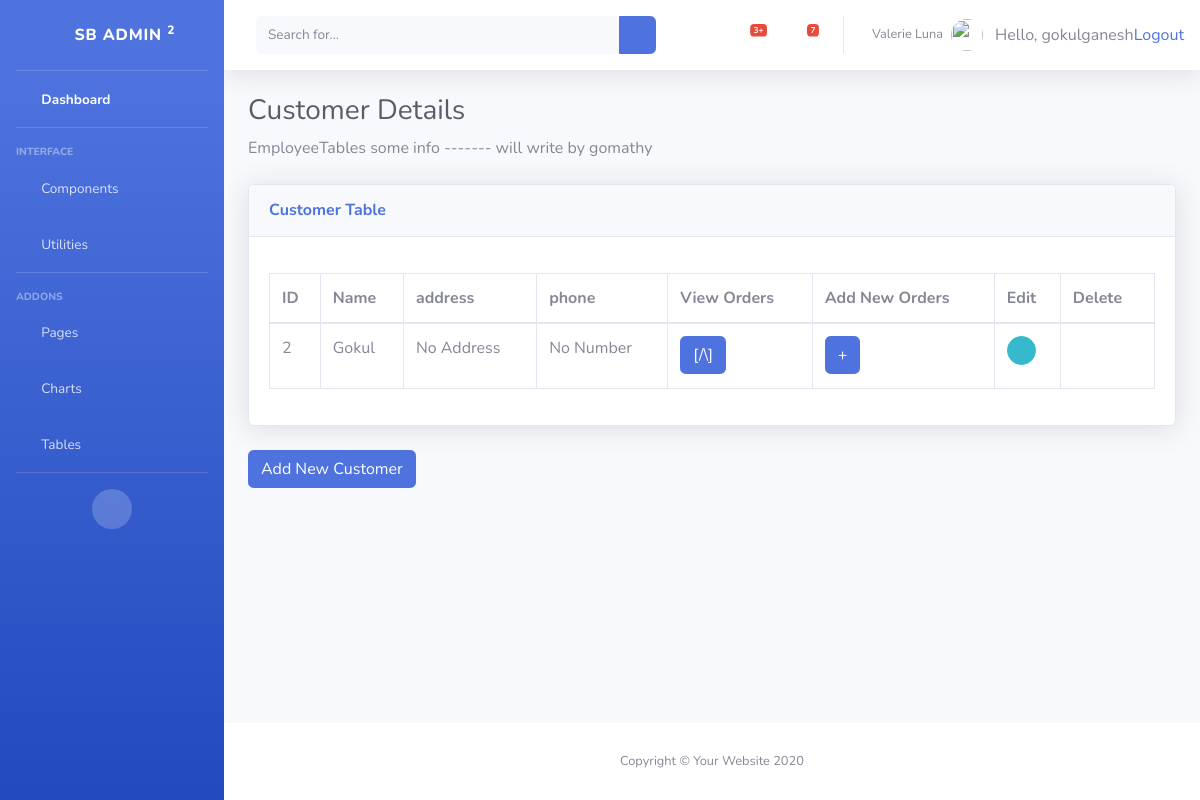
The page /customer/ (signed in) on the database its author committed.
### inventory/models.py (models this page shows, shortened)
class Customer(models.Model):
	name 	= models.CharField("Customer Name", max_length=30, default='No Name', blank=True)
	address = models.CharField(max_length=70, default='No Address', blank=True)
	phone 	= models.CharField("Phone Number", max_length=11, default='No Number', blank=True)

### inventory/views.py (the view)
# urls.py: path('customer/',views.customer,name='customer'),
def customer(request):
	cus = Customer.objects.all()
	return render(request, 'inventory/customer.html', { 'cus': cus })

### inventory/templates/inventory/customer.html (shortened to what this page needs)
{% extends 'inventory/base.html' %}
{% load static %}
{% block body %}
<h1 class="h3 mb-2 text-gray-800">Customer Details </h1>
<p class="mb-4">EmployeeTables some info ------- will write by gomathy  </p>
<div class="card shadow mb-4">
  <div class="card-header py-3">
    <h6 class="m-0 font-weight-bold text-primary">Customer Table</h6>
  </div>
  <div class="card-body">
    <div class="table-responsive">
      <table class="table table-bordered" id="dataTable" width="100%" cellspacing="0">
        <thead>
          <tr>
            <th>ID</th>
            <th>Name</th>
            <th>address</th>
            <th>phone</th>
            <th> View Orders</th>
            <th> Add New Orders </th>
            <th>Edit</th>
            <th>Delete</th>
          </tr>
        </thead>
        <tbody>
          <ul>
        		{% for c in cus %}
        			<tr>
                  <td>{{ c.id }} </td>
        			    <td>{{ c.name }} </td>
        			    <td>{{ c.address }} </td>
        			    <td>{{ c.phone }} </td>
                  <td>
                    <a href="{% url 'inventory:order_list' c.id %}"
                      class="btn btn-primary" role="button"> [/\]
                    </a>
                  </td>
                  <td>
                    <a href="{% url 'inventory:order_now' c.id %}"
                      class="btn btn-primary" role="button"> +
                    </a>
                  </td>
                  <td>
                      <a href="{% url 'inventory:cust_edit' c.id %}" class="btn btn-info btn-circle btn-sm">
                        <i class="fas fa-info-circle"></i>
                      </a>
                  </td>
                  <td>
                  <div class="nav-item dropdown no-arrow mx-1" align="center">
                      <a class="nav-link dropdown-toggle" href="{% url 'inventory:delete_customer' c.id %}"
                        id="alertsDropdown"
                        data-toggle="dropdown" aria-haspopup="true" aria-expanded="false">
                        <i class="fas fa-trash"></i>
                      </a>
                  </div>
                  </td>
        			</tr>
        		{% endfor %}
        	</ul>
        </tbody>
      </table>
    </div>
  </div>
</div>
<div class="button-group">
      <a href="{% url 'inventory:add_customer' %}" class="btn btn-primary" role="button">
      Add New Customer </a>
</div>
{% endblock %}

### inventory/templates/inventory/base.html (shortened to what this page needs)
{% load static %}
<!DOCTYPE html>
<html lang="en">
<head>
  <link href="{% static 'Dashboard/vendor/fontawesome-free/css/all.min.css' %}" rel="stylesheet" type="text/css">
  <link href="{% static 'Dashboard/css/sb-admin-2.min.css' %}" rel="stylesheet">
  <link href="{% static 'Dashboard/vendor/datatables/dataTables.bootstrap4.min.css' %}" rel="stylesheet">
</head>
<body id="page-top">
  <div id="wrapper">
    <ul class="navbar-nav bg-gradient-primary sidebar sidebar-dark accordion" id="accordionSidebar">
      <a class="sidebar-brand d-flex align-items-center justify-content-center" href="index.html">
        <div class="sidebar-brand-icon rotate-n-15">
          <i class="fas fa-laugh-wink"></i>
        </div>
        <div class="sidebar-brand-text mx-3">SB Admin <sup>2</sup></div>
      </a>
      <hr class="sidebar-divider my-0">
      <li class="nav-item active">
        <a class="nav-link" href="index.html">
          <i class="fas fa-fw fa-tachometer-alt"></i>
          <span>Dashboard</span></a>
      </li>
      <hr class="sidebar-divider">
      <div class="sidebar-heading">
        Interface
      </div>
      <li class="nav-item">
        <a class="nav-link collapsed" href="#" data-toggle="collapse" data-target="#collapseTwo" aria-expanded="true" aria-controls="collapseTwo">
          <i class="fas fa-fw fa-cog"></i>
          <span>Components</span>
        </a>
      </li>
      <li class="nav-item">
        <a class="nav-link collapsed" href="#" data-toggle="collapse" data-target="#collapseUtilities" aria-expanded="true" aria-controls="collapseUtilities">
          <i class="fas fa-fw fa-wrench"></i>
          <span>Utilities</span>
        </a>
      </li>
      <hr class="sidebar-divider">
      <div class="sidebar-heading">
        Addons
      </div>
      <li class="nav-item">
        <a class="nav-link collapsed" href="#" data-toggle="collapse" data-target="#collapsePages"
        aria-expanded="true" aria-controls="collapsePages">
          <i class="fas fa-fw fa-folder"></i>
          <span>Pages</span>
        </a>
      </li>
      <li class="nav-item">
        <a class="nav-link" href="#">
          <i class="fas fa-fw fa-chart-area"></i>
          <span>Charts</span></a>
      </li>
      <li class="nav-item">
        <a class="nav-link" href="tables.html">
          <i class="fas fa-fw fa-table"></i>
          <span>Tables</span></a>
      </li>
      <hr class="sidebar-divider d-none d-md-block">
      <div class="text-center d-none d-md-inline">
        <button class="rounded-circle border-0" id="sidebarToggle"></button>
      </div>
    </ul>
    <div id="content-wrapper" class="d-flex flex-column">
      <div id="content">
        <nav class="navbar navbar-expand navbar-light bg-white topbar mb-4 static-top shadow">
          <form class="d-none d-sm-inline-block form-inline mr-auto ml-md-3 my-2 my-md-0 mw-100 navbar-search">
            <div class="input-group">
              <input type="text" class="form-control bg-light border-0 small" placeholder="Search for..." aria-label="Search" aria-describedby="basic-addon2">
              <div class="input-group-append">
                <button class="btn btn-primary" type="button">
                  <i class="fas fa-search fa-sm"></i>
                </button>
              </div>
            </div>
          </form>
          <ul class="navbar-nav ml-auto">
            <li class="nav-item dropdown no-arrow mx-1">
              <a class="nav-link dropdown-toggle" href="#" id="alertsDropdown" role="button" data-toggle="dropdown" aria-haspopup="true" aria-expanded="false">
                <i class="fas fa-bell fa-fw"></i>
                <span class="badge badge-danger badge-counter">3+</span>
              </a>
            </li>
            <li class="nav-item dropdown no-arrow mx-1">
              <a class="nav-link dropdown-toggle" href="#" id="messagesDropdown" role="button" data-toggle="dropdown" aria-haspopup="true" aria-expanded="false">
                <i class="fas fa-envelope fa-fw"></i>
                <span class="badge badge-danger badge-counter">7</span>
              </a>
            </li>
            <li class="nav-item dropdown no-arrow">
              <a class="nav-link dropdown-toggle" href="#" id="userDropdown" role="button" data-toggle="dropdown" aria-haspopup="true" aria-expanded="false">
                <span class="mr-2 d-none d-lg-inline text-gray-600 small">Valerie Luna</span>
                <img class="img-profile rounded-circle" src="https://source.unsplash.com/QAB-WJcbgJk/60x60">
              </a>
            </li>
          </ul>
          <span> Hello, {{ request.user}}</span>
          <span><a href="{% url 'inventory:logout' %}"> Logout</a></span>
        </nav>
        <div class="container-fluid">
                {% block body %}
                {% endblock %}
        </div>
      </div>
      <footer class="sticky-footer bg-white">
        <div class="container my-auto">
          <div class="copyright text-center my-auto">
            <span>Copyright &copy; Your Website 2020</span>
          </div>
        </div>
      </footer>
    </div>
  </div>
</body>
</html>

### rows shown on the page
Customer: id "2", name "Gokul", address "No Address", phone "No Number"

### other values the page prints
{{ request.user }} "gokulganesh"
